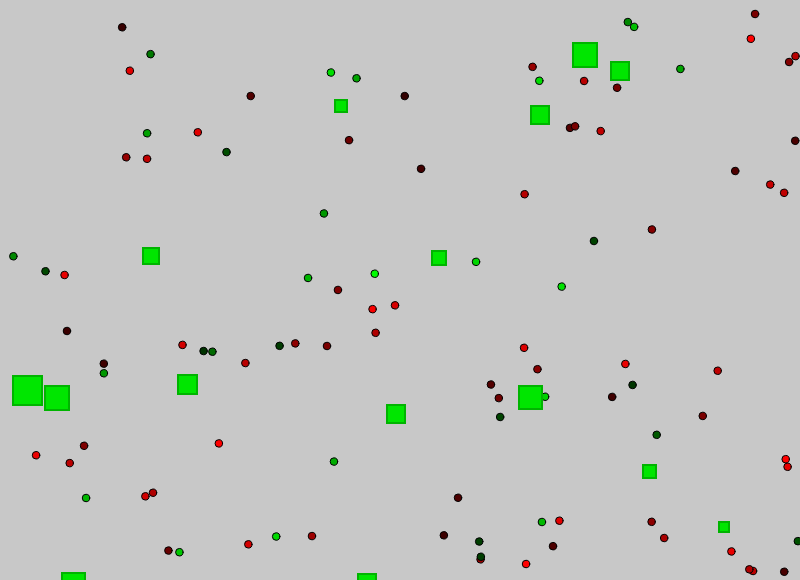
Frame 1 (no input)
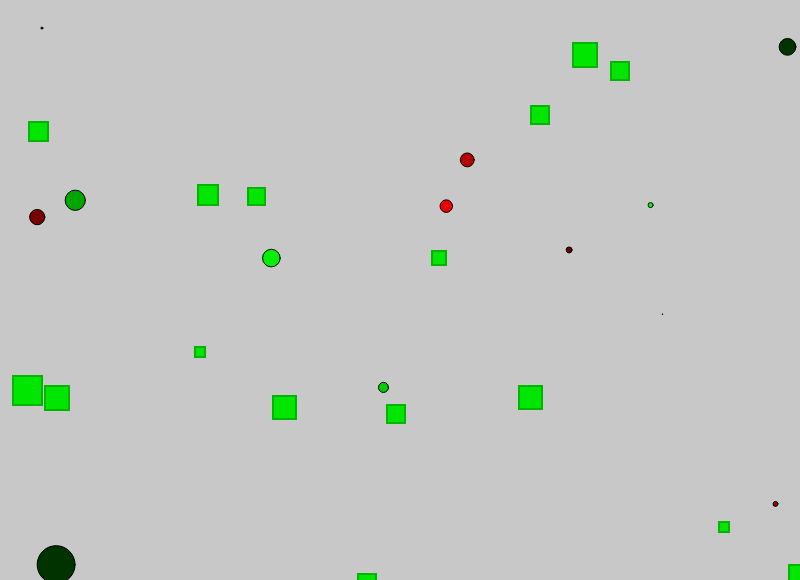
Frame 60 (no input)
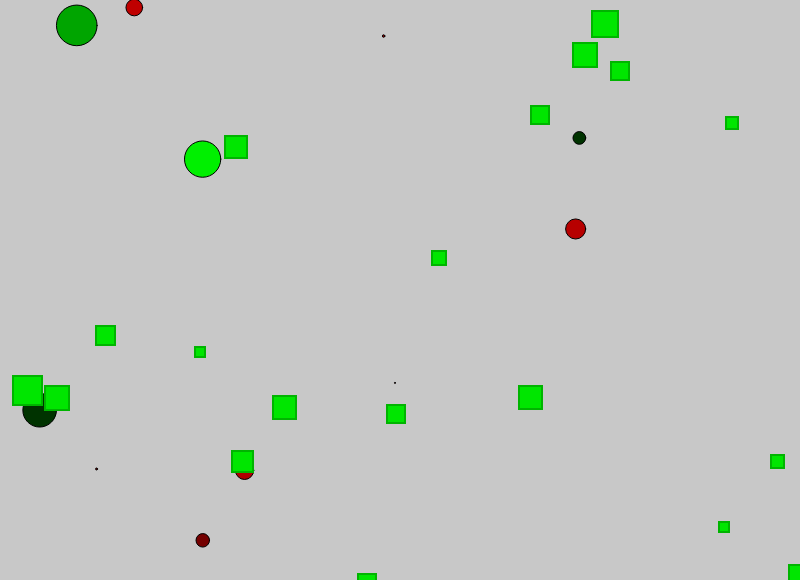
Frame 120 (the mouse pressed at the canvas centre since frame 60)

The p5.js sketch that drew these frames (run headless with seeded random() and noise() and a simulated clock; from frame 60 on, the mouse is pressed at the canvas centre):

// p5.js sketch
// ── sketch.js
var personas = []
var r;
var minP = Infinity
var debug;
var mr = 0.03
var plantas = []

function setup() {
  r = displayWidth / 100
  createCanvas(displayWidth , displayHeight - 20)

  for (var i = 0; i < 100; i++) {

    var x = floor(random(10, window.width))
    var y = floor(random(10, window.height))
    personas.push(new persona(x, y, r))

  }

  for (var i = 0; i < 15; i++) {

    var x = floor(random(10, window.width))
    var y = floor(random(10, window.height))
    plantas.push(new planta(x,y))

  }

  debug = createCheckbox()
}

function draw() {
  background(200)
  if (random() < 0.02) {
    crearPersona()

  }
  if (random() < 0.08) {
    var x = floor(random(10, window.width))
    var y = floor(random(10, window.height))
    plantas.push(new planta(x,y))
  }


  for (var i = personas.length - 1; i >= 0; i--) {
    // personas[i].seek(createVector(mouseX,mouseY))
    personas[i].behaviors(personas,plantas)
    personas[i].boundaries()
    personas[i].update()
    if (personas[i].combine() == false) {

      if (personas[i].pos.x > window.width || personas[i].pos.y > window.height || personas[i].pos.x < 0 || personas[i].pos.y < 0) {
        personas.splice(i, 1)
        crearPersona()
      } else personas[i].display()
    }



    if (personas.length < minP) minP = personas.length
  }

  for ( var i = 0; i < plantas.length;i++){
    plantas[i].display()
  }


}

function crearPersona() {

  var x = floor(random(10, window.width))
  var y = floor(random(10, window.height))
  var radioR = 0
  var dnaR = null
  var timeR = 0
  var pool = []
  for (var i = 0; i < personas.length; i++) {
    radioR = personas[i].radio
    timeR = personas[i].time
    for (var j = 0; j < radioR * 0.1; j++) {
      pool.push(personas[i].dna)
    }
    for (var j = 0; j < timeR * 0.01; j++) {
      pool.push(personas[i].dna)
    }
  }



  parentA = random(pool)
  parentB = random(pool)

  dnaR = crossOver(parentA, parentB)

  personas.push(new persona(x, y, r, dnaR))

}

function crossOver(listA, listB) {
  var nAdn = []

  for (var i = 0; i < listA.length; i++) {

    if (i % 2 == 0) {

      nAdn[i] = listA[i]
    } else {
      nAdn[i] = listB[i]
    }
  }
  return nAdn
}

// ── persona.js
function persona(x, y, radio, dna) {

  if (random() < 0.3) {
    // Herbivoros
    this.feeding = 1
  } else {
    // Carnivoros
    this.feeding = 2
  }

  this.maxspeed;
  this.maxforce = 0.9;
  this.maxRadio = r * 20

  this.acceleration = createVector(0, 0);
  this.velocity = p5.Vector.random2D()
  this.pos = createVector(x, y);


  this.time = 0

  this.k = 100

  this.radio = radio

  this.blue = 0


  this.dna = [];
  if (dna === undefined) {
    // Smaller weight
    this.dna[0] = random(-3, 5);
    // Biger weight
    this.dna[1] = random(-3, 5)
    // Smaller constant
    this.dna[2] = random(0, window.width / 6);
    // Biger constant
    this.dna[3] = random(0, window.width / 6);
    // Smaller distance
    this.dna[4] = this.radio / 2 + this.dna[2]
    // Biger distance
    this.dna[5] = this.radio / 2 + this.dna[3]
  } else {
    // Mutation
    this.dna[0] = dna[0];
    if (random(1) < mr) {
      this.dna[0] += random(-0.5, 0.5);
    }
    this.dna[1] = dna[1];
    if (random(1) < mr) {
      this.dna[1] += random(-0.5, 0.5);
    }
    this.dna[2] = dna[2];
    if (random(1) < mr) {
      this.dna[2] += random(-window.width / 10 / 10, window.width / 10 / 10);
    }
    this.dna[3] = dna[3];
    if (random(1) < mr) {
      this.dna[3] += random(-window.width / 10 / 10, window.width / 10 / 10);
    }
    if (random(1) < mr * 4) {
      this.radio += random(0, 10)
    }
  }

  this.r = map(this.dna[0], -3, 5, 50, 255)
  this.g = map(this.dna[1], -3, 5, 50, 255)

  this.clone = function() {
    if (random(1) < 0.002) {
      crearPersona(this.dna)
    }
  }


  this.display = function() {
    if (this.feeding == 1) fill(0, this.g, 0)
    if (this.feeding == 2) fill(this.r, 0, 0)

    strokeWeight(1)
    ellipse(this.pos.x, this.pos.y, this.radio, this.radio)

    push();
    translate(this.pos.x, this.pos.y);
    if (debug.checked()) {
      strokeWeight(3);
      stroke(0, 255, 0);
      noFill();
      strokeWeight(2);
      ellipse(0, 0, this.dna[4] * 2);
      stroke(255, 0, 0);
      ellipse(0, 0, this.dna[5] * 2);
    }
    pop();

  }

  this.behaviors = function(carne, plantas) {
    var good = []
    var bad = []
    if (this.feeding == 2) {
      for (i = 0; i < carne.length; i++) {
        if (carne[i].radio + this.radio / 2 < this.maxRadio && this.radio > carne[i].radio) {
          good.push(carne[i])
        } else if (carne[i].radio + this.radio < this.maxRadio && this.radio < carne[i].radio) {
          bad.push(carne[i])
        }
      }
    } else {
      for (var i = 0; i < plantas.length; i++) {
        good.push(plantas[i])
      }
      for (var i = 0; i < carne.length; i++) {
        if (carne[i].radio + this.radio < this.maxRadio && this.radio < carne[i].radio) {
          bad.push(carne[i])
        }
      }
    }


    var steerG = this.eat(good, this.dna[4]);
    var steerB = this.eat(bad, this.dna[5]);

    steerG.mult(this.dna[0]);
    steerB.mult(this.dna[1]);

    this.applyForce(steerG);
    this.applyForce(steerB);
  }


  this.eat = function(list, perception) {

    var record = Infinity;
    var closest = null;
    for (var i = list.length - 1; i >= 0; i--) {

      var d = dist(this.pos.x, this.pos.y, list[i].pos.x, list[i].pos.y)

      if (d < this.maxspeed) {
        list.splice(i, 1);
      } else {

        if (d < record && d < perception) {

          record = d;
          closest = list[i].pos;
        }
      }
    }

    if (closest != null) {
      return this.seek(closest);
    }

    return createVector(0, 0);
  }

  this.update = function() {

    this.dna[4] = this.radio / 2 + this.dna[2]
    this.dna[5] = this.radio / 2 + this.dna[3]

    if (this.radio > 10) this.radio -= (this.radio * 0.002)
    if (this.radio < 10) this.radio -= 0.5
    if (this.radio < 0) this.radio = 0
    this.time += 1
    this.maxspeed = this.k / this.radio
    // Update velocity
    this.velocity.add(this.acceleration);
    // Limit speed
    this.velocity.limit(this.maxspeed);
    this.pos.add(this.velocity);
    // Reset accelerationelertion to 0 each cycle
    this.acceleration.mult(0);


  }

  this.combine = function() {
    if (this.feeding == 2) {
      for (var i = personas.length - 1; i >= 0; i--) {
        record = dist(this.pos.x, this.pos.y, personas[i].pos.x, personas[i].pos.y)
        if (record <= this.radio / 2 && record > 0 && (this.radio + personas[i].radio / 2) <= this.maxRadio && this.radio >= personas[i].radio) {
          this.radio = this.radio + personas[i].radio / 2
          personas.splice(i, 1)
          if (random() < 0.3) {
            crearPersona()
          }
          return true
        }
      }
      return false
    } else {
      for (var i = plantas.length - 1; i >= 0; i--) {
        record = dist(this.pos.x, this.pos.y, plantas[i].pos.x, plantas[i].pos.y)
        if (record <= this.radio / 2 && record > 0 && (this.radio + plantas[i].size * 0.6) <= this.maxRadio) {
          this.radio = this.radio + plantas[i].size * 0.6
          plantas.splice(i, 1)
          return true
        }
      }
      return false
    }

  }

  this.applyForce = function(force) {
    // We could add mass here if we want A = F / M
    this.acceleration.add(force);
  }

  this.seek = function(target) {

    var desired = p5.Vector.sub(target, this.pos); // A vector pointing from the location to the target

    // Scale to maximum speed
    desired.setMag(this.maxspeed);

    // Steering = Desired minus velocity
    var steer = p5.Vector.sub(desired, this.velocity);
    steer.limit(this.maxforce); // Limit to maximum steering force

    return steer;
    //this.applyForce(steer);
  }

  this.boundaries = function() {
    var d = 25;

    var desired = null;

    if (this.pos.x < d) {
      desired = createVector(this.maxspeed, this.velocity.y);
    } else if (this.pos.x > width - d) {
      desired = createVector(-this.maxspeed, this.velocity.y);
    }

    if (this.pos.y < d) {
      desired = createVector(this.velocity.x, this.maxspeed);
    } else if (this.pos.y > height - d) {
      desired = createVector(this.velocity.x, -this.maxspeed);
    }

    if (desired !== null) {
      desired.normalize();
      desired.mult(this.maxspeed);
      var steer = p5.Vector.sub(desired, this.velocity);
      steer.limit(this.maxforce);
      this.applyForce(steer);
    }
  }
}

// ── planta.js
function planta(x, y) {

  this.pos = createVector(x, y)
  this.size = floor(random(10, 30))

  this.display = function() {
    push()
    fill(0, 230, 0)
    stroke(0,180,0)
    strokeWeight(2)
    rect(this.pos.x, this.pos.y, this.size,this.size)
    pop()
  }

}
